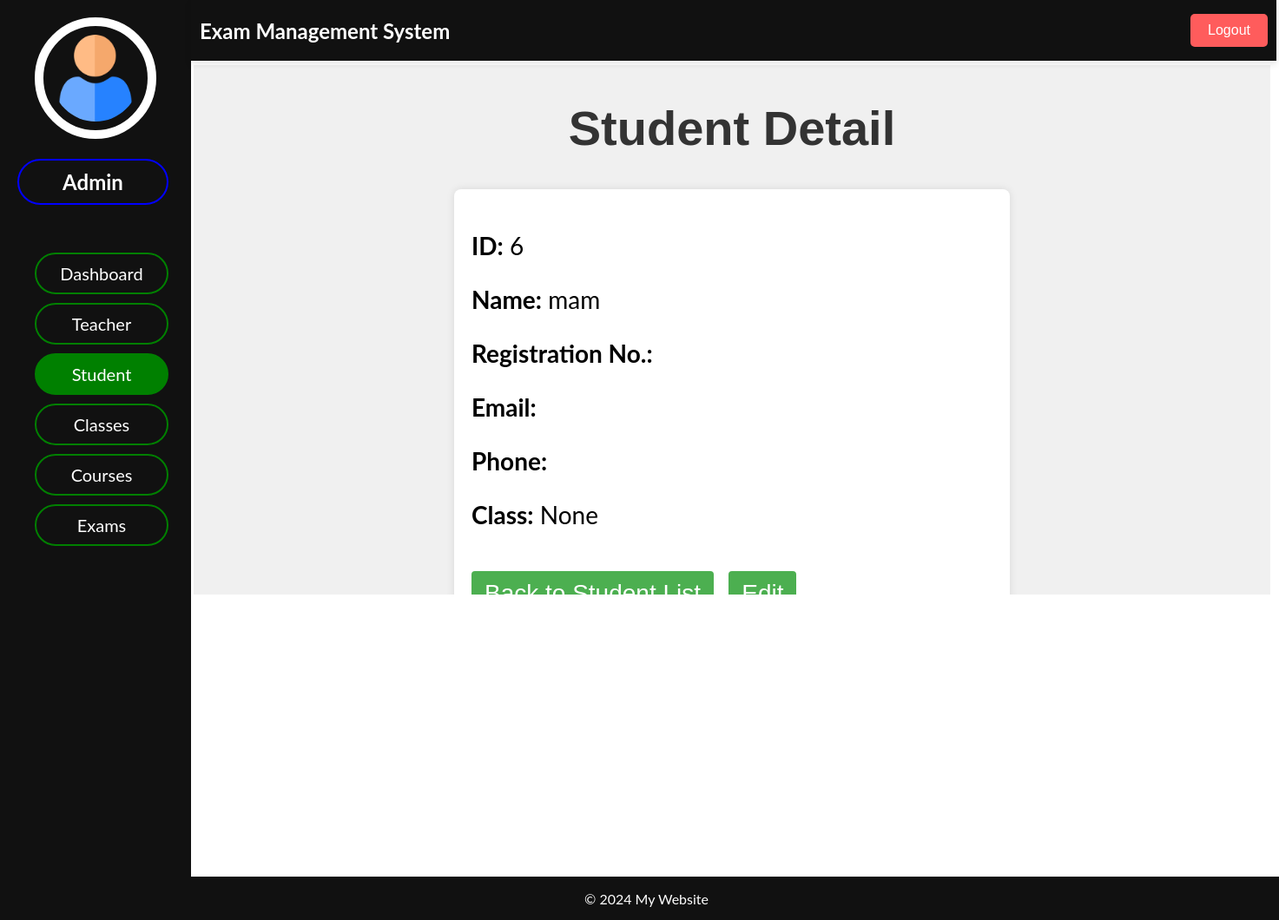
Page /adminpanel/students/detail/6/ on the committed database.
### admin_panel/models.py (models this page shows, shortened)
class Student(models.Model):
    student_id = models.AutoField(primary_key=True)
    name = models.CharField(max_length=100)
    face_image = models.BinaryField(null=True, blank=True)
    registration_no = models.CharField(max_length=50)
    email = models.EmailField()
    phone = models.CharField(max_length=15)
    class_id = models.ForeignKey(Class, null=True, blank=True, on_delete=models.SET_NULL)

### admin_panel/views.py (the view)
# urls.py: path('students/detail/<int:pk>/', views.student_detail, name='student_detail'),
def student_detail(request, pk):
    student = get_object_or_404(Student, pk=pk)
    return render(request, 'students/student_detail.html', {'student': student})

### admin_panel/templates/students/student_detail.html (shortened to what this page needs)
{% extends "dashboard/index.html" %}
{% block header %}
    {% include "dashboard/header.html" %}
{% endblock header %}
{% block sidenav %}
    {% include "students/sidenav.html" %}
{% endblock sidenav %}
{% block main %}
    <h1 style="font-family: Arial, sans-serif; color: #333; text-align: center; margin-top: 20px;">Student Detail</h1>
    <div style="max-width: 600px; margin: 0 auto; padding: 20px; background-color: #fff; box-shadow: 0 0 10px rgba(0, 0, 0, 0.1); border-radius: 8px;">
        <p><strong>ID:</strong> {{ student.student_id }}</p>
        <p><strong>Name:</strong> {{ student.name }}</p>
        <p><strong>Registration No.:</strong> {{ student.registration_no }}</p>
        <p><strong>Email:</strong> {{ student.email }}</p>
        <p><strong>Phone:</strong> {{ student.phone }}</p>
        <p><strong>Class:</strong> {{ student.class_id }}</p>
        <a href="{% url 'student_list' %}" style="display: inline-block; margin-top: 20px; padding: 10px 15px; background-color: #4CAF50; color: #fff; text-decoration: none; border-radius: 4px; font-family: Arial, sans-serif;">Back to Student List</a>
        <a href="{% url 'student_update' student.pk %}" style="display: inline-block; margin-top: 20px; margin-left: 10px; padding: 10px 15px; background-color: #4CAF50; color: #fff; text-decoration: none; border-radius: 4px; font-family: Arial, sans-serif;">Edit</a>
    </div>
{% endblock main %}
{% block footer %}
    {% include "dashboard/footer.html" %}
{% endblock footer %}

### admin_panel/static/css/index.css (style rules this page uses)
body { font-family: "Lato", sans-serif; }

### rows in the picture
Student: student_id "6", name "mam", class_id "None"
